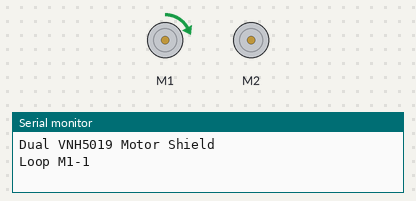
Recording of a sketch running on a simulated Arduino Uno, built with avr-gcc and run on an emulated ATmega328P. Shown: 2 × DC motor (green arrow = forward, orange = backward, longer = faster), the last lines printed to the serial monitor.

Above: at 0.05 s.
At 1.7 s:
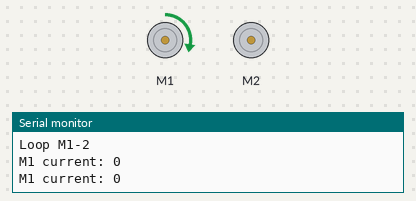
At 3.65 s:
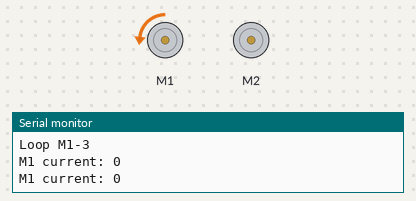
At 7.4 s:
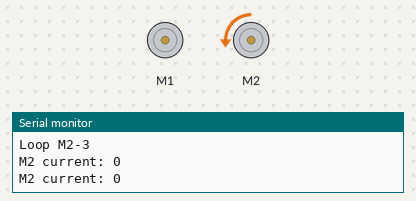
Timing chart, 0 to 9.8 s (numbered marks = the images above):
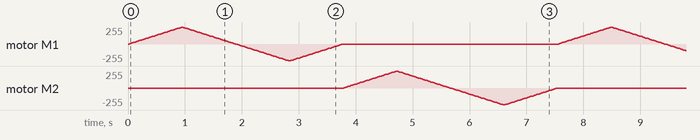

The sketch:

Mosquito.ino
```cpp
#include "DualVNH5019MotorShield.h"

DualVNH5019MotorShield md;

void stopIfFault()
{
  if (md.getM1Fault())
  {
    Serial.println("M1 fault");
    while(1);
  }
  if (md.getM2Fault())
  {
    Serial.println("M2 fault");
    while(1);
  }
}

void setup()
{
  Serial.begin(115200);
  Serial.println("Dual VNH5019 Motor Shield");
  md.init();
}

void loop()
{
  Serial.println("Loop M1-1");
  for (int i = 0; i <= 400; i++)
  {
    md.setM1Speed(i);
    stopIfFault();
    if (abs(i)%200 == 100)
    {
      Serial.print("M1 current: ");
      Serial.println(md.getM1CurrentMilliamps());
    }
    delay(2);
  }

  Serial.println("Loop M1-2");
  for (int i = 400; i >= -400; i--)
  {
    md.setM1Speed(i);
    stopIfFault();
    if (abs(i)%200 == 100)
    {
      Serial.print("M1 current: ");
      Serial.println(md.getM1CurrentMilliamps());
    }
    delay(2);
  }

  Serial.println("Loop M1-3");
  for (int i = -400; i <= 0; i++)
  {
    md.setM1Speed(i);
    stopIfFault();
    if (abs(i)%200 == 100)
    {
      Serial.print("M1 current: ");
      Serial.println(md.getM1CurrentMilliamps());
    }
    delay(2);
  }

  Serial.println("Loop M2-1");
  for (int i = 0; i <= 400; i++)
  {
    md.setM2Speed(i);
    stopIfFault();
    if (abs(i)%200 == 100)
    {
      Serial.print("M2 current: ");
      Serial.println(md.getM2CurrentMilliamps());
    }
    delay(2);
  }

  Serial.println("Loop M2-2");
  for (int i = 400; i >= -400; i--)
  {
    md.setM2Speed(i);
    stopIfFault();
    if (abs(i)%200 == 100)
    {
      Serial.print("M2 current: ");
      Serial.println(md.getM2CurrentMilliamps());
    }
    delay(2);
  }

  Serial.println("Loop M2-3");
  for (int i = -400; i <= 0; i++)
  {
    md.setM2Speed(i);
    stopIfFault();
    if (abs(i)%200 == 100)
    {
      Serial.print("M2 current: ");
      Serial.println(md.getM2CurrentMilliamps());
    }
    delay(2);
  }
}
```
